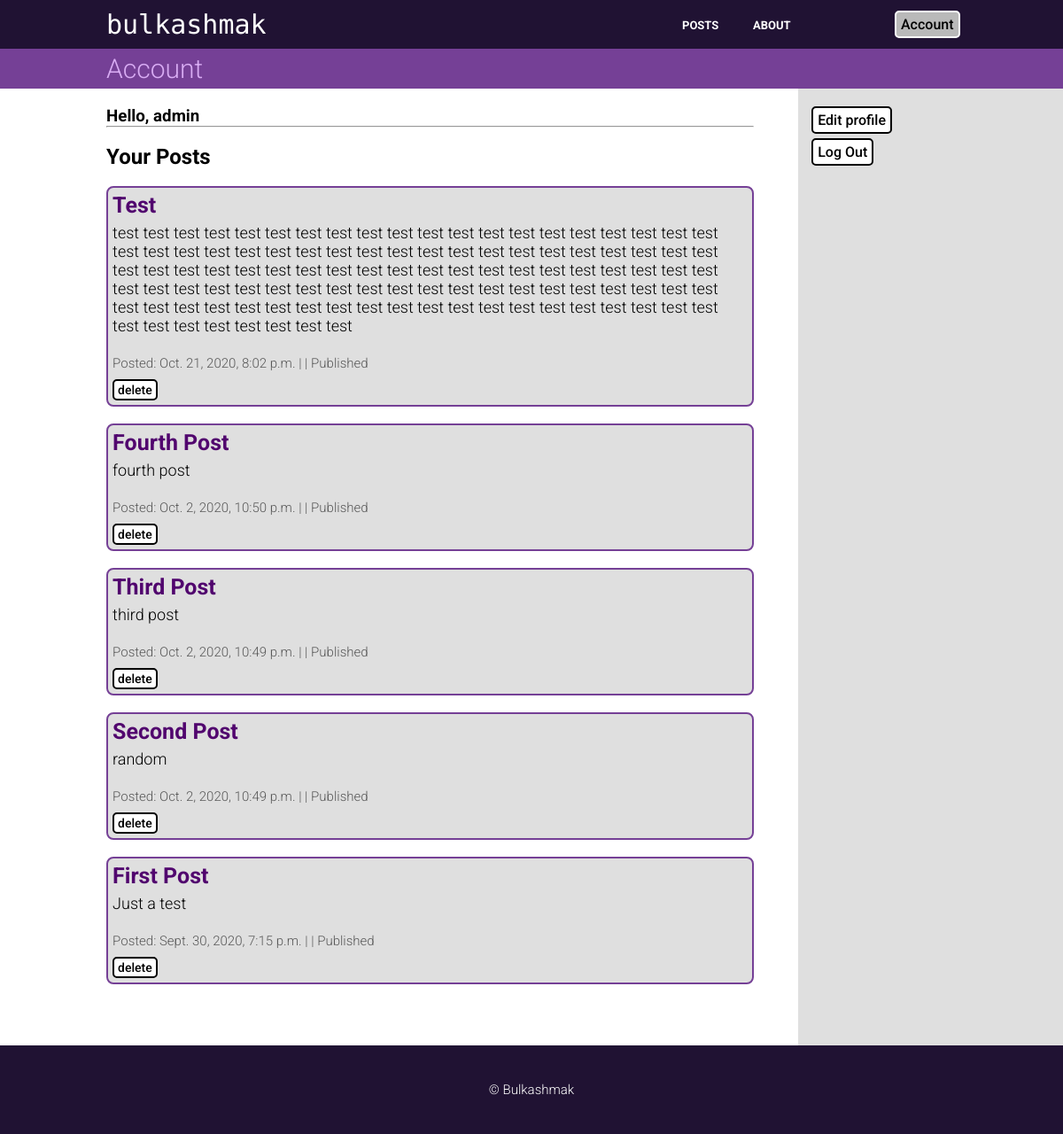
Before: /account/ (signed in) with the older database file.
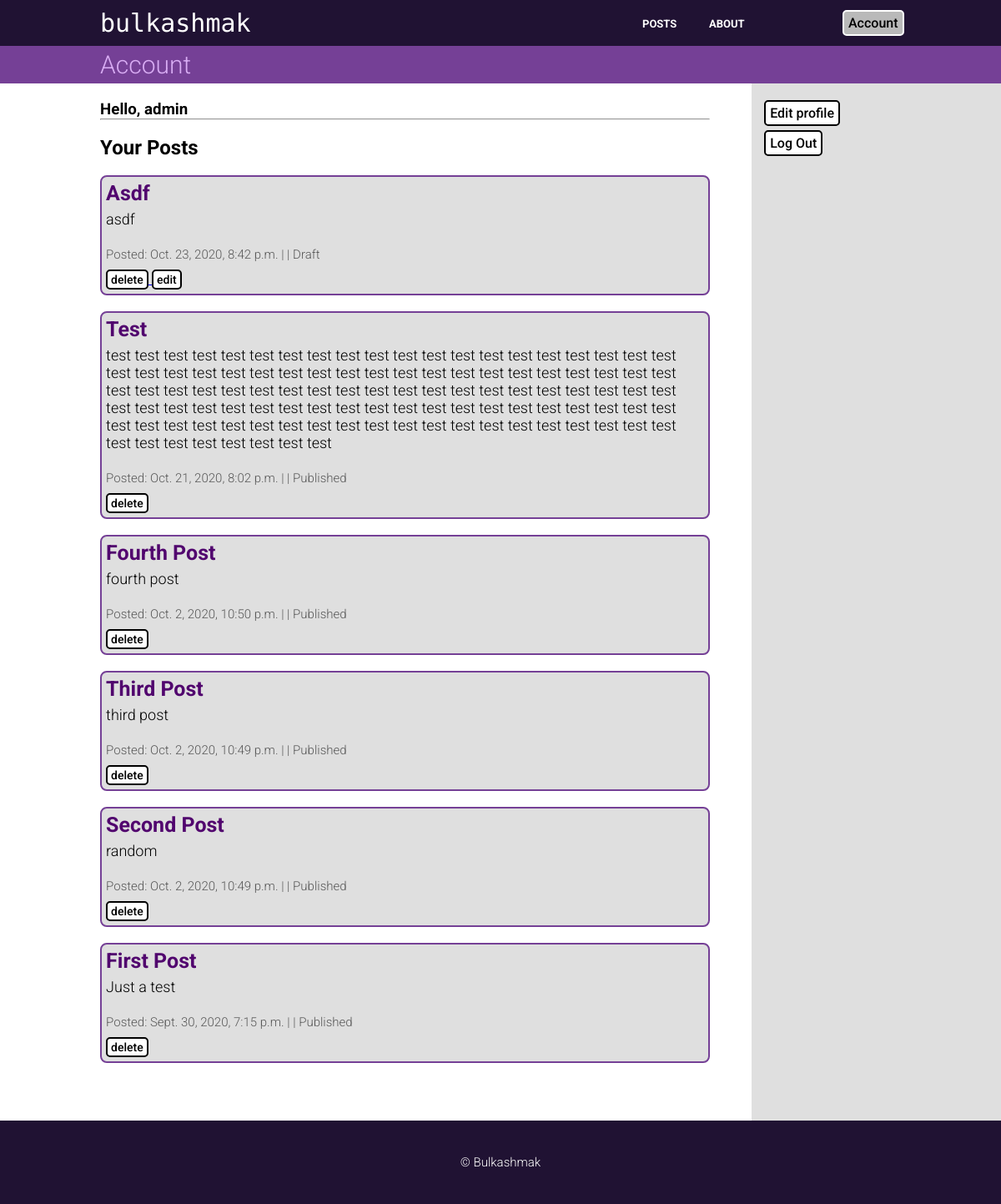
After: the same page with the newer database file.
### posts/models.py (models this page shows, shortened)
class Post(models.Model):
    title = models.CharField(max_length=100)
    slug = models.SlugField(max_length=100,
                            null=False,
                            unique=False)
    author = models.ForeignKey(User,
                               on_delete=models.CASCADE,
                               related_name='blog_posts',
                               default=None)
    content = models.TextField()
    created = models.DateTimeField(verbose_name="When the post was created",
                                   auto_now=True)
    updated = models.DateTimeField(verbose_name="When the post was updated",
                                   auto_now_add=True)
    STATUS = (
        (0, "Draft"),
        (1, "Published")
    )
    status = models.IntegerField(verbose_name="Status of the post",
                                 choices=STATUS,
                                 default=1)
    class Meta:
        ordering = ["-created"]
    def get_absolute_url(self):
        return reverse("post_detail", kwargs={"post_id": self.id})

### users/views.py (the view)
# urls.py: path('', views.account_details, name="account_details"),
@login_required
def account_details(request):
    posts = Post.objects.filter(author=request.user)
    context = {
        'title': 'Account',
        'posts': posts.order_by('-created'),
    }
    return render(request, 'users/account.html', context)

### users/templates/users/account.html (shortened to what this page needs)
{% extends 'base.html' %}
{% block content %}
    <div class="account">
        <h3>Hello, {{ user.username }}</h3>
        <hr><br>
        <div>
            <h2>Your Posts</h2><br>
            {% for post in posts %}
                <div class="post">
                    <h5 class="post_title">
                        <a href="{{ post.get_absolute_url }}">{{ post.title }}</a>
                    </h5>
                    <p>{{ post.content }}</p>
                    <p class="author">
                        Posted: {{ post.created }} | |
                            {% if post.status == 1 %} Published
                            {% else %} Draft
                            {% endif %}
                    </p>
                    <p>
                        <a href="{% url 'delete_post' post.id %}">
                            <button class="delete-btn" type="button">delete</button>
                        </a>
                        {% if post.status == 0 %}
                            <a href="{% url 'edit_post' post.id %}">
                                <button class="delete-btn" type="button">edit</button>
                            </a>
                        {% endif %}
                    </p>
                </div><br>
            {% endfor %}
        </div>
    </div>
{% endblock content %}
{% block sidebar %}
    <p><a href="{% url 'edit_profile' %}"><button class="sidebar_btn" type="button">Edit profile</button></a></p>
    <p><a href="{% url 'logout' %}"><button class="sidebar_btn" type="button">Log Out</button></a></p>
{% endblock sidebar %}

Changed rows visible on the page:
added Post: title "Asdf", content "asdf", created "Oct. 23, 2020, 8:42 p.m.", status "Draft"
